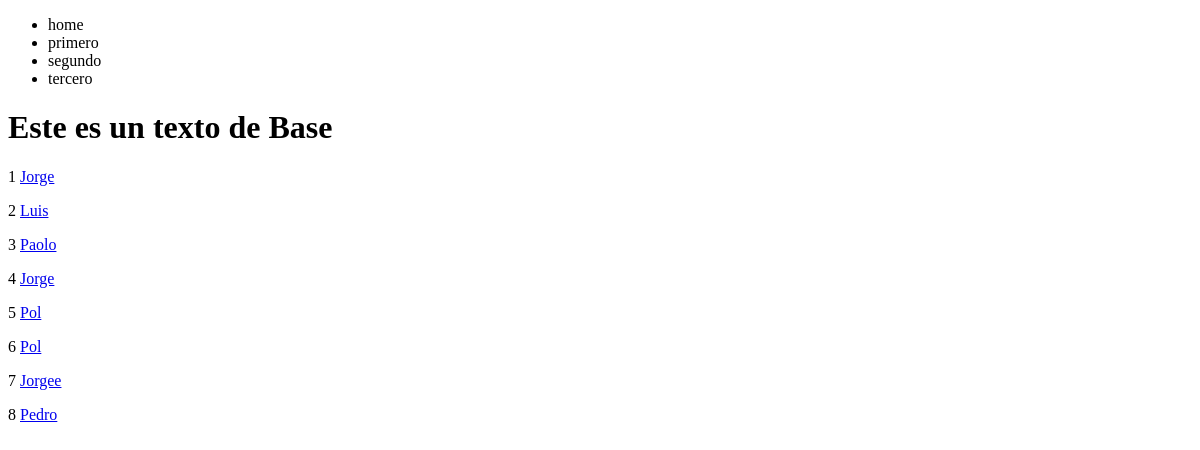
/persona/, run on an earlier commit of the app's database.
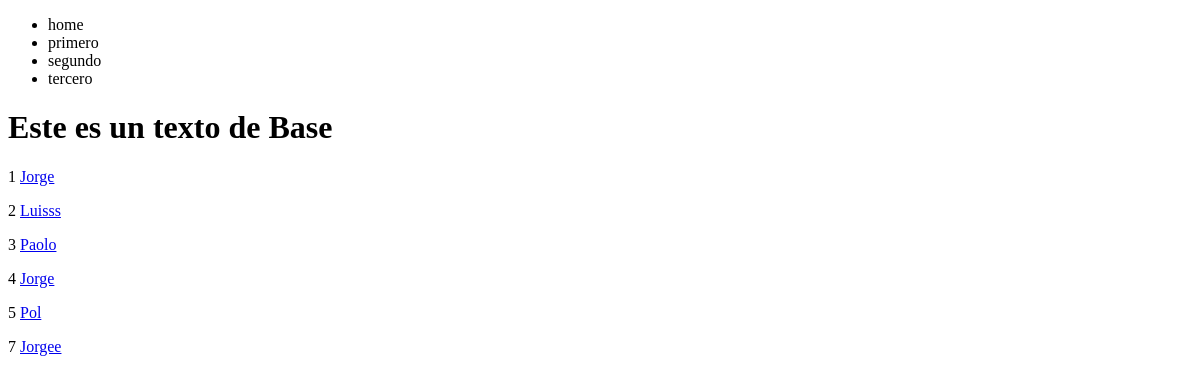
And on a later commit of the database.
### personas/models.py (models this page shows)
class Persona(models.Model):
    nombres = models.CharField(max_length=100)
    apellidos = models.CharField(max_length=100)
    edad = models.IntegerField()
    donador = models.BooleanField()
    def get_absolute_url(self):
       return reverse('personas:browsing',kwargs={'myID':self.id})

### personas/views.py (the view)
# urls.py: path('',personaListView,name='lista'),
def personaListView(request):
    queryset = Persona.objects.all()
    context = {
        'objectList' :queryset,
    }
    return render(request,'personas/personasLista.html',context)

### personas/templates/personas/personasLista.html
{% extends 'base.html' %}
{% block content%}
{% for instance in objectList %}
<p>
    {{ instance.id }}
    <a href='{{instance.get_absolute_url}} '>
        {{ instance.nombres }} </a>
</p>
{% endfor %}
{% endblock %}

What changed in the data, as far as the page shows it:
removed Persona: id "6", nombres "Pol"
removed Persona: id "8", nombres "Pedro"
changed Persona id 2: nombres "Luis" → "Luisss"
